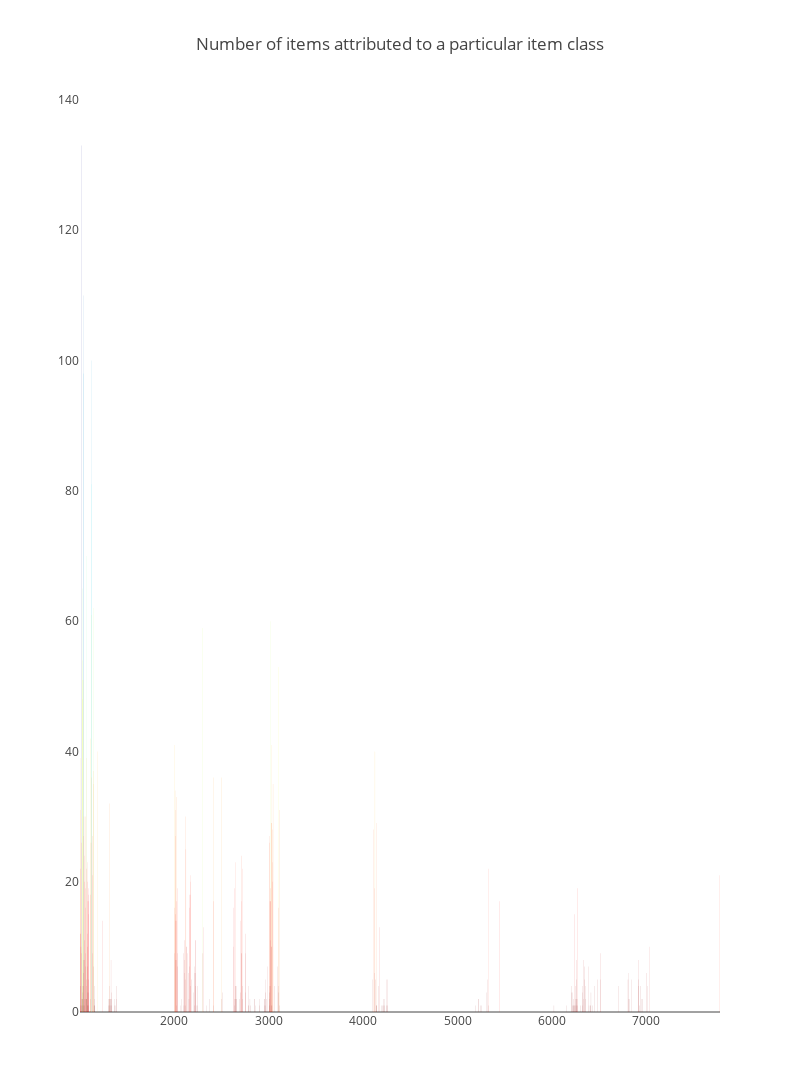

Notebook cell for this chart:
### Code cell
x, y = (list(x) for x in zip(*sorted(zip(items['class'].value_counts().index, 
                                         items['class'].value_counts().values), 
                                        reverse = False)))
trace2 = go.Bar(
    x=items['class'].value_counts().index,
    y=items['class'].value_counts().values,
    marker=dict(
        color=items['class'].value_counts().values,
        colorscale = 'Jet',
        reversescale = True
    ),
    orientation='v',
)

layout = dict(
    title='Number of items attributed to a particular item class',
     width = 800, height = 1400,
    yaxis=dict(
        showgrid=False,
        showline=False,
        showticklabels=True,
#         domain=[0, 0.85],
    ))

fig1 = go.Figure(data=[trace2])
fig1['layout'].update(layout)
py.iplot(fig1, filename='plots')

### Figure 1 — Plotly figure (JSON) as saved in the notebook; plotly's stock layout.template omitted (floating-point values rounded to 4 significant figures; data arrays with more than 128 entries replaced by an {"elided": "..."} marker saying what was removed)
{"data": [{"marker": {"color": {"elided": "337 int values"}, "colorscale": "Jet", "reversescale": true}, "orientation": "v", "type": "bar", "uid": "7d1fb4cb-12f9-4040-83c2-030c567f48dc", "x": {"elided": "337 int values"}, "y": {"elided": "337 int values"}}], "layout": {"height": 1400, "title": {"text": "Number of items attributed to a particular item class"}, "width": 800, "yaxis": {"showgrid": false, "showline": false, "showticklabels": true}}}
